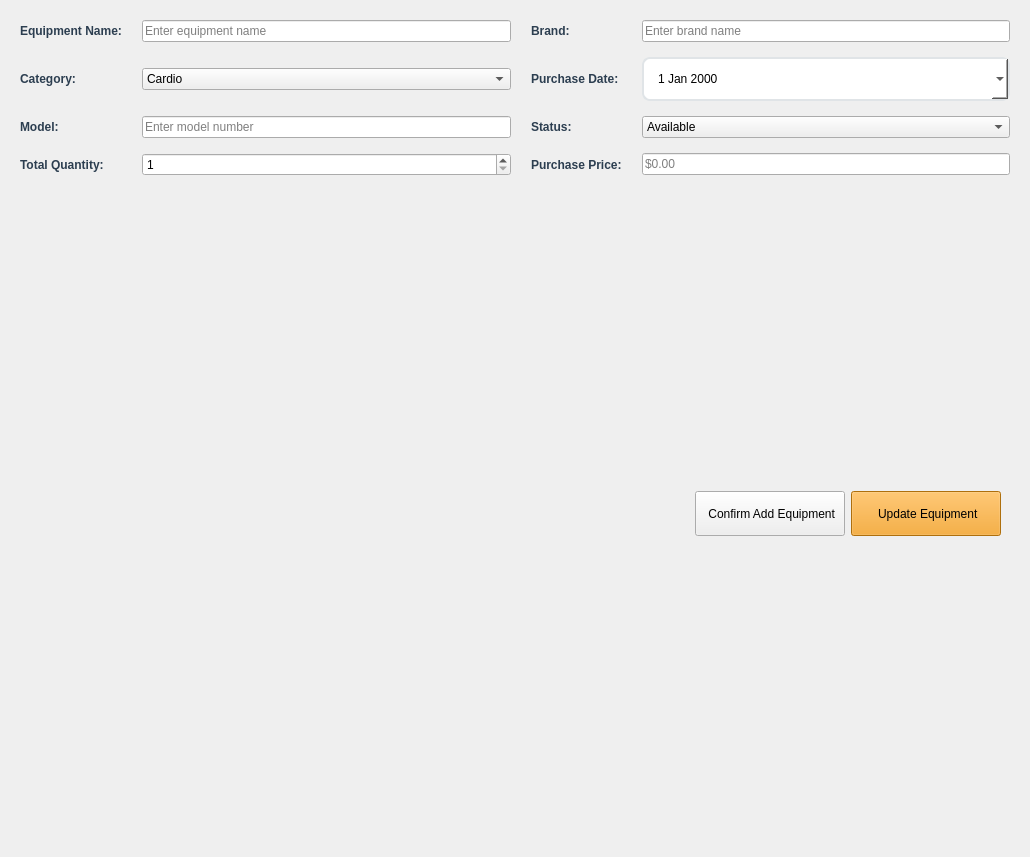
                    <widget class="QWidget" name="equipmentScrollAreaContents">
                     <property name="geometry">
                      <rect>
                       <x>0</x>
                       <y>0</y>
                       <width>1030</width>
                       <height>857</height>
                      </rect>
                     </property>
                     <layout class="QVBoxLayout" name="equipmentFormMainLayout">
                      <item>
                       <widget class="QFrame" name="equipmentFormFrame">
                        <layout class="QGridLayout" name="equipmentFormLayout">
                         <property name="horizontalSpacing">
                          <number>20</number>
                         </property>
                         <property name="verticalSpacing">
                          <number>15</number>
                         </property>
                         <item row="3" column="0">
                          <widget class="QLabel" name="equipmentQuantityLabel">
                           <property name="styleSheet">
                            <string notr="true">font-weight: 600; color: #2c3e50;</string>
                           </property>
                           <property name="text">
                            <string>Total Quantity:</string>
                           </property>
                          </widget>
                         </item>
                         <item row="2" column="1">
                          <widget class="QLineEdit" name="equipmentModelLineEdit">
                           <property name="placeholderText">
                            <string>Enter model number</string>
                           </property>
                          </widget>
                         </item>
                         <item row="0" column="0">
                          <widget class="QLabel" name="equipmentNameLabel">
                           <property name="styleSheet">
                            <string notr="true">font-weight: 600; color: #2c3e50;</string>
                           </property>
                           <property name="text">
                            <string>Equipment Name:</string>
                           </property>
                          </widget>
                         </item>
                         <item row="1" column="1">
                          <widget class="QComboBox" name="equipmentCategoryComboBox">
                           <item>
                            <property name="text">
                             <string>Cardio</string>
                            </property>
                           </item>
                           <item>
                            <property name="text">
                             <string>Strength Training</string>
                            </property>
                           </item>
                           <item>
                            <property name="text">
                             <string>Free Weights</string>
                            </property>
                           </item>
                           <item>
                            <property name="text">
                             <string>Functional Training</string>
                            </property>
                           </item>
                           <item>
                            <property name="text">
                             <string>Accessories</string>
                            </property>
                           </item>
                           <item>
                            <property name="text">
                             <string>Safety Equipment</string>
                            </property>
                           </item>
                          </widget>
                         </item>
                         <item row="1" column="0">
                          <widget class="QLabel" name="equipmentCategoryLabel">
                           <property name="styleSheet">
                            <string notr="true">font-weight: 600; color: #2c3e50;</string>
                           </property>
                           <property name="text">
                            <string>Category:</string>
                           </property>
                          </widget>
                         </item>
                         <item row="0" column="2">
                          <widget class="QLabel" name="equipmentBrandLabel">
                           <property name="styleSheet">
                            <string notr="true">font-weight: 600; color: #2c3e50;</string>
                           </property>
                           <property name="text">
                            <string>Brand:</string>
                           </property>
                          </widget>
                         </item>
                         <item row="5" column="0" colspan="4">
                          <widget class="QFrame" name="equipmentButtonFrame">
                           <layout class="QHBoxLayout" name="equipmentButtonLayout">
                            <item>
                             <spacer name="equipmentButtonSpacer">
                              <property name="orientation">
                               <enum>Qt::Orientation::Horizontal</enum>
                              </property>
                              <property name="sizeHint" stdset="0">
                               <size>
                                <width>40</width>
                                <height>20</height>
                               </size>
                              </property>
                             </spacer>
                            </item>
                            <item>
                             <widget class="QPushButton" name="equipmentConfirmButton">
                              <property name="minimumSize">
                               <size>
                                <width>150</width>
                                <height>45</height>
                               </size>
                              </property>
                              <property name="text">
                               <string> Confirm Add Equipment</string>
                              </property>
                              <property name="icon">
                               <iconset resource="resources.qrc">
                                <normaloff>:/icons/icons/add.png</normaloff>:/icons/icons/add.png</iconset>
                              </property>
                             </widget>
                            </item>
                            <item>
                             <widget class="QPushButton" name="equipmentUpdateButton">
                              <property name="minimumSize">
                               <size>
                                <width>150</width>
                                <height>45</height>
                               </size>
                              </property>
                              <property name="styleSheet">
                               <string notr="true">background-color: #f39c12;</string>
                              </property>
                              <property name="text">
                               <string> Update Equipment</string>
                              </property>
                              <property name="icon">
                               <iconset resource="resources.qrc">
                                <normaloff>:/icons/icons/edit.png</normaloff>:/icons/icons/edit.png</iconset>
                              </property>
                             </widget>
                            </item>
                           </layout>
                          </widget>
                         </item>
                         <item row="1" column="2">
                          <widget class="QLabel" name="equipmentPurchaseDateLabel">
                           <property name="styleSheet">
                            <string notr="true">font-weight: 600; color: #2c3e50;</string>
                           </property>
                           <property name="text">
                            <string>Purchase Date:</string>
                           </property>
                          </widget>
                         </item>
                         <item row="3" column="1">
                          <widget class="QSpinBox" name="equipmentQuantitySpinBox">
                           <property name="minimum">
                            <number>1</number>
                           </property>
                           <property name="maximum">
                            <number>999</number>
                           </property>
                           <property name="value">
                            <number>1</number>
                           </property>
                          </widget>
                         </item>
                         <item row="2" column="2">
                          <widget class="QLabel" name="equipmentStatusLabel">
                           <property name="styleSheet">
                            <string notr="true">font-weight: 600; color: #2c3e50;</string>
                           </property>
                           <property name="text">
                            <string>Status:</string>
                           </property>
                          </widget>
                         </item>
                         <item row="2" column="3">
                          <widget class="QComboBox" name="equipmentStatusComboBox">
                           <item>
                            <property name="text">
                             <string>Available</string>
                            </property>
                           </item>
                           <item>
                            <property name="text">
                             <string>In Use</string>
                            </property>
                           </item>
                           <item>
                            <property name="text">
                             <string>Under Maintenance</string>
                            </property>
                           </item>
                           <item>
                            <property name="text">
                             <string>Out of Order</string>
                            </property>
                           </item>
                           <item>
                            <property name="text">
                             <string>Retired</string>
                            </property>
                           </item>
                          </widget>
                         </item>
                         <item row="2" column="0">
                          <widget class="QLabel" name="equipmentModelLabel">
                           <property name="styleSheet">
                            <string notr="true">font-weight: 600; color: #2c3e50;</string>
                           </property>
                           <property name="text">
                            <string>Model:</string>
                           </property>
                          </widget>
                         </item>
                         <item row="1" column="3">
                          <widget class="QDateEdit" name="equipmentPurchaseDateEdit">
                           <property name="styleSheet">
                            <string notr="true">padding: 12px; border: 2px solid #e0e4e7; border-radius: 8px; background-color: white;</string>
                           </property>
                           <property name="calendarPopup">
                            <bool>true</bool>
                           </property>
                          </widget>
                         </item>
                         <item row="0" column="1">
                          <widget class="QLineEdit" name="equipmentNameLineEdit">
                           <property name="placeholderText">
                            <string>Enter equipment name</string>
                           </property>
                          </widget>
                         </item>
                         <item row="0" column="3">
                          <widget class="QLineEdit" name="equipmentBrandLineEdit">
                           <property name="placeholderText">
                            <string>Enter brand name</string>
                           </property>
                          </widget>
                         </item>
                         <item row="3" column="3">
                          <widget class="QLineEdit" name="equipmentPriceLineEdit">
                           <property name="placeholderText">
                            <string>$0.00</string>
                           </property>
                          </widget>
                         </item>
                         <item row="3" column="2">
                          <widget class="QLabel" name="equipmentPriceLabel">
                           <property name="styleSheet">
                            <string notr="true">font-weight: 600; color: #2c3e50;</string>
                           </property>
                           <property name="text">
                            <string>Purchase Price:</string>
                           </property>
                          </widget>
                         </item>
                        </layout>
                       </widget>
                      </item>
                     </layout>
                    </widget>
